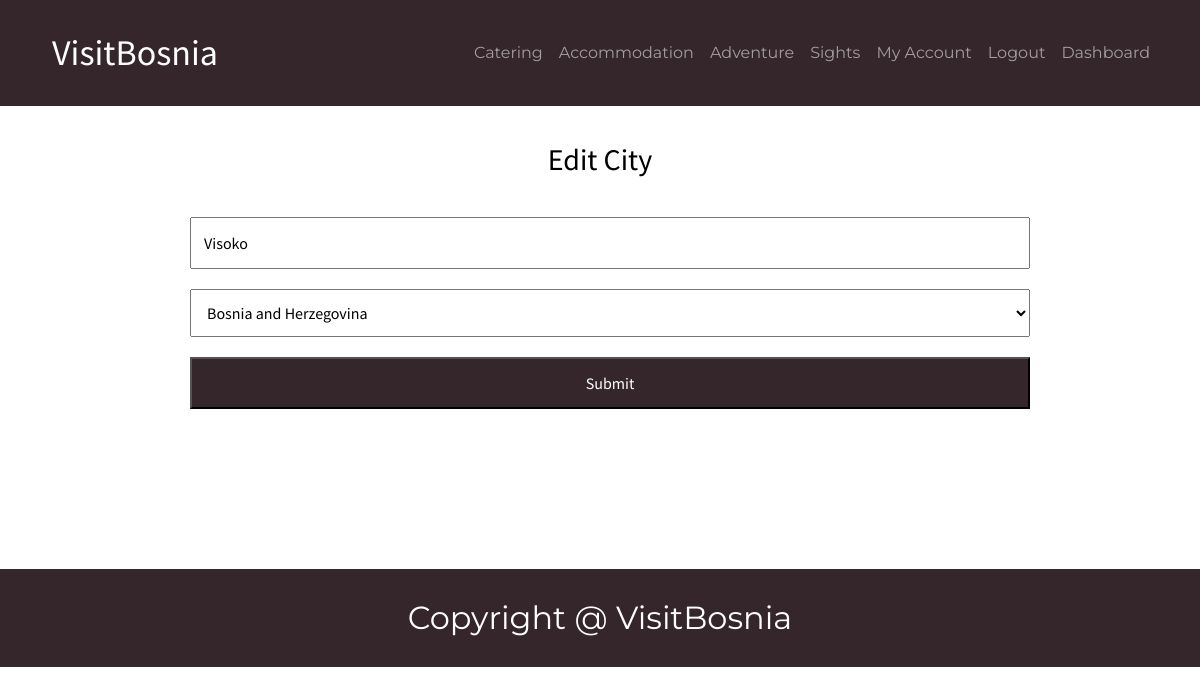
The app's page /Cities/edit.php?id=24 (signed in) with its own data.
### tables this page shows
CREATE TABLE `type` (
  `tid` int(11) NOT NULL,
  `name` varchar(255) NOT NULL,
  `supertype` int(11) DEFAULT NULL,
  `picture` varchar(255) DEFAULT NULL
);

CREATE TABLE `city` (
  `cid` int(11) NOT NULL,
  `name` varchar(100) NOT NULL,
  `Country` int(11) DEFAULT NULL
);

CREATE TABLE `country` (
  `cid` int(11) NOT NULL,
  `name` varchar(100) NOT NULL
);

### Cities/edit.php (the view, shortened to what this page needs)
<?php
require("../dbase.php");
$countries = mysqli_query($conn, "SELECT c.cid,c.name FROM country c");
$cityID = $_GET['id'];
$city = mysqli_fetch_assoc(mysqli_query($conn, "SELECT name, Country FROM city c WHERE c.cid = '{$cityID}'"));
?>
<!doctype html>
<html lang="en">
<head>
    <?php include("../Includes/head.php") ?>
    <link rel="stylesheet" type="text/css" href="../Includes/header.css">
    <link rel="stylesheet" type="text/css" href="../Includes/footer.css">
    <link rel="stylesheet" type="text/css" href="../NewCity/newcity.css">
</head>
<body>
<div class="s1">
    <?php include("../Includes/header.php");?>
</div>
<h1 class="add-title">Edit City</h1>
<form action="" method="POST" enctype="multipart/form-data">
    <input type="text" name="city" placeholder="City" value="<?= $city['name'] ?? "" ?>" required>
    <select name="country" required>
        <?php while ($row = mysqli_fetch_assoc($countries)): ?>
            <option value="<?= $row['cid'] ?>" <?php if ($row['cid'] == $city['Country']) echo "selected" ?>><?= $row['name'] ?></option>
        <?php endwhile; ?>
    </select>
    <button type="submit">Submit</button>
</form>
<?php include("../Includes/footer.php");?>
</body>
</html>

### Includes/header.php (shortened to what this page needs)
<?php
$conn = mysqli_connect('localhost', 'root', '', 'visitbosnia');
$mainCategories = mysqli_query($conn, "SELECT t.tid,t.name FROM type t WHERE t.supertype IS NULL");
?>
<nav class="navbar navbar-expand-lg navbar-dark">
   <div class="container">
       <a class="navbar-brand" href="../Citypage/citypage.php">VisitBosnia</a>
       <div class="collapse navbar-collapse" id="navbarSupportedContent">
           <ul class="navbar-nav mr-auto">
               <?php while ($row = mysqli_fetch_assoc($mainCategories)): ?>
                   <li class="nav-item"><a class="nav-link" href="../Category/category.php?category=<?= $row['tid'] ?>"><?= $row['name'] ?></a></li>
               <?php endwhile; ?>
               <?php if (isset($_SESSION['auth'])): ?>
                   <li class="nav-item"><a class="nav-link" href="../Profile/profile.php">My Account</a></li>
                   <li class="nav-item"><a class="nav-link" href="../logout.php">Logout</a></li>
               <?php endif; ?>
               <?php if (isset($_SESSION['admin']) && $_SESSION['admin'] == 1): ?>
                   <li class="nav-item"><a class="nav-link" href="../Dashboard/dashboard.php">Dashboard</a></li>
               <?php endif; ?>
           </ul>
       </div>
   </div>
</nav>

### Includes/header.css (style rules this page uses)
.navbar-brand { font-family: "Source Sans Pro", sans-serif; color: #fff; text-decoration: none; font-size: 36px; }
.container { margin: 13px auto; }
.navbar-collapse { flex-grow: 0; margin: 0; text-align: center; }
a { font-family: "Montserrat", sans-serif; text-decoration: none; color: #fff; padding: 10px; margin: 0; }

### NewCity/newcity.css (style rules this page uses)
* { margin: 0; padding: 0; box-sizing: border-box; }
.s1 { background-color: #34262B; }
.add-title { color: #000; font-family: "Source Sans Pro", sans-serif; font-size: 30px; text-align: center; padding: 35px 0 0 0; }
form { width: 70%; margin: 30px auto; }
select, input, textarea, button { font-family: "Source Sans Pro", sans-serif; width: 100%; margin: 10px; padding: 12px; }
button { background-color: #34262B; color: #fff; }

### records on screen
type: name "Catering"
type: name "Accommodation"
type: name "Adventure"
type: name "Sights"
city: city "Visoko", country "Bosnia and Herzegovina"
